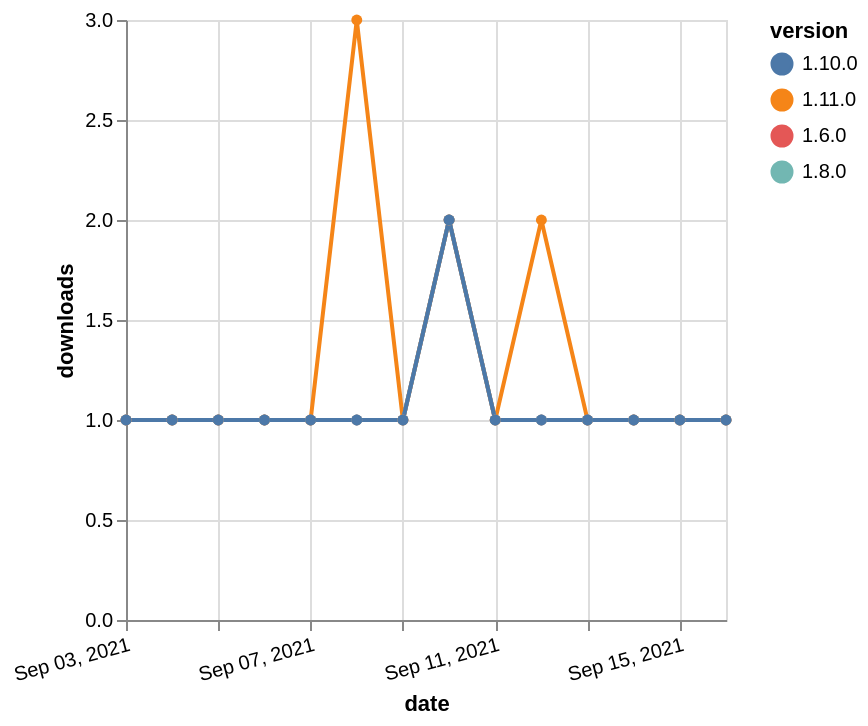

Write a Vega-Lite specification for this figure.
### Vega-Lite specification from a JSON file in a GitHub repository (floating-point values rounded to 4 significant figures)
{"$schema": "https://vega.github.io/schema/vega-lite/v5.json", "description": "A simple bar chart with embedded data.", "data": {"values": [{"date": "2021-09-03", "total": 175, "delta": 1, "version": "1.11.0"}, {"date": "2021-09-04", "total": 176, "delta": 1, "version": "1.11.0"}, {"date": "2021-09-05", "total": 177, "delta": 1, "version": "1.11.0"}, {"date": "2021-09-06", "total": 178, "delta": 1, "version": "1.11.0"}, {"date": "2021-09-07", "total": 179, "delta": 1, "version": "1.11.0"}, {"date": "2021-09-08", "total": 182, "delta": 3, "version": "1.11.0"}, {"date": "2021-09-09", "total": 183, "delta": 1, "version": "1.11.0"}, {"date": "2021-09-10", "total": 185, "delta": 2, "version": "1.11.0"}, {"date": "2021-09-11", "total": 186, "delta": 1, "version": "1.11.0"}, {"date": "2021-09-12", "total": 188, "delta": 2, "version": "1.11.0"}, {"date": "2021-09-13", "total": 189, "delta": 1, "version": "1.11.0"}, {"date": "2021-09-14", "total": 190, "delta": 1, "version": "1.11.0"}, {"date": "2021-09-15", "total": 191, "delta": 1, "version": "1.11.0"}, {"date": "2021-09-16", "total": 192, "delta": 1, "version": "1.11.0"}, {"date": "2021-09-03", "total": 236, "delta": 1, "version": "1.6.0"}, {"date": "2021-09-04", "total": 237, "delta": 1, "version": "1.6.0"}, {"date": "2021-09-05", "total": 238, "delta": 1, "version": "1.6.0"}, {"date": "2021-09-06", "total": 239, "delta": 1, "version": "1.6.0"}, {"date": "2021-09-07", "total": 240, "delta": 1, "version": "1.6.0"}, {"date": "2021-09-08", "total": 241, "delta": 1, "version": "1.6.0"}, {"date": "2021-09-09", "total": 242, "delta": 1, "version": "1.6.0"}, {"date": "2021-09-10", "total": 244, "delta": 2, "version": "1.6.0"}, {"date": "2021-09-11", "total": 245, "delta": 1, "version": "1.6.0"}, {"date": "2021-09-12", "total": 246, "delta": 1, "version": "1.6.0"}, {"date": "2021-09-13", "total": 247, "delta": 1, "version": "1.6.0"}, {"date": "2021-09-14", "total": 248, "delta": 1, "version": "1.6.0"}, {"date": "2021-09-15", "total": 249, "delta": 1, "version": "1.6.0"}, {"date": "2021-09-16", "total": 250, "delta": 1, "version": "1.6.0"}, {"date": "2021-09-03", "total": 193, "delta": 1, "version": "1.8.0"}, {"date": "2021-09-04", "total": 194, "delta": 1, "version": "1.8.0"}, {"date": "2021-09-05", "total": 195, "delta": 1, "version": "1.8.0"}, {"date": "2021-09-06", "total": 196, "delta": 1, "version": "1.8.0"}, {"date": "2021-09-07", "total": 197, "delta": 1, "version": "1.8.0"}, {"date": "2021-09-08", "total": 198, "delta": 1, "version": "1.8.0"}, {"date": "2021-09-09", "total": 199, "delta": 1, "version": "1.8.0"}, {"date": "2021-09-10", "total": 201, "delta": 2, "version": "1.8.0"}, {"date": "2021-09-11", "total": 202, "delta": 1, "version": "1.8.0"}, {"date": "2021-09-12", "total": 203, "delta": 1, "version": "1.8.0"}, {"date": "2021-09-13", "total": 204, "delta": 1, "version": "1.8.0"}, {"date": "2021-09-14", "total": 205, "delta": 1, "version": "1.8.0"}, {"date": "2021-09-15", "total": 206, "delta": 1, "version": "1.8.0"}, {"date": "2021-09-16", "total": 207, "delta": 1, "version": "1.8.0"}, {"date": "2021-09-03", "total": 228, "delta": 1, "version": "1.10.0"}, {"date": "2021-09-04", "total": 229, "delta": 1, "version": "1.10.0"}, {"date": "2021-09-05", "total": 230, "delta": 1, "version": "1.10.0"}, {"date": "2021-09-06", "total": 231, "delta": 1, "version": "1.10.0"}, {"date": "2021-09-07", "total": 232, "delta": 1, "version": "1.10.0"}, {"date": "2021-09-08", "total": 233, "delta": 1, "version": "1.10.0"}, {"date": "2021-09-09", "total": 234, "delta": 1, "version": "1.10.0"}, {"date": "2021-09-10", "total": 236, "delta": 2, "version": "1.10.0"}, {"date": "2021-09-11", "total": 237, "delta": 1, "version": "1.10.0"}, {"date": "2021-09-12", "total": 238, "delta": 1, "version": "1.10.0"}, {"date": "2021-09-13", "total": 239, "delta": 1, "version": "1.10.0"}, {"date": "2021-09-14", "total": 240, "delta": 1, "version": "1.10.0"}, {"date": "2021-09-15", "total": 241, "delta": 1, "version": "1.10.0"}, {"date": "2021-09-16", "total": 242, "delta": 1, "version": "1.10.0"}]}, "width": "container", "mark": {"type": "line", "point": {"filled": true}}, "encoding": {"x": {"field": "date", "type": "temporal", "timeUnit": "yearmonthdate", "title": "date", "axis": {"labelAngle": -15}}, "y": {"field": "delta", "type": "quantitative", "title": "downloads"}, "color": {"field": "version", "type": "nominal"}, "tooltip": {"field": "delta"}}}
